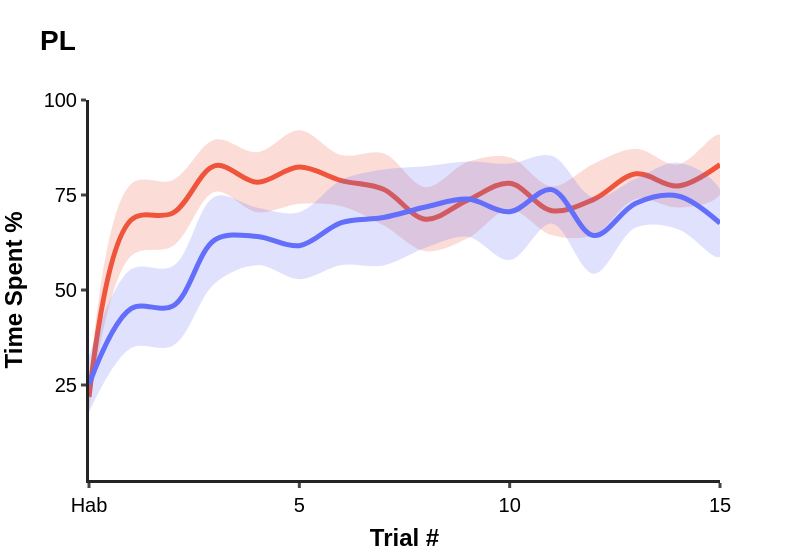
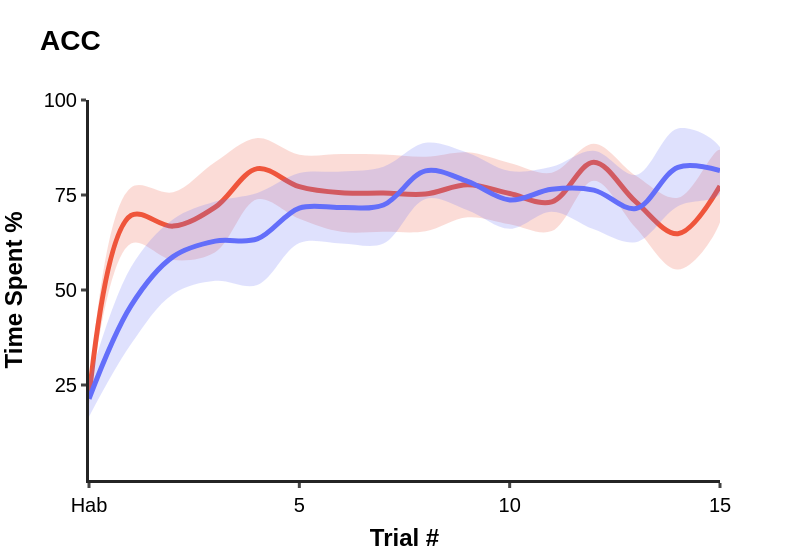

Notebook code for these charts, in order:
### Code cell
filtered = plot_df.filter(pl.col("Animal") == "Experimental")

for structure in ["PL", "ACC"]:
    fig = go.Figure()
    struct_df = filtered.filter(pl.col("Structure") == structure)

    for (i, condition), color in zip(enumerate(["C21", "SAL"]), ["#EF553B", "#636EFA"]):
        cond_df = struct_df.filter(pl.col("Condition") == condition)
        x = cond_df["CS"].to_list()
        y = cond_df["mean"].to_list()
        lower = cond_df["lower"].to_list()
        upper = cond_df["upper"].to_list()

        fig.add_trace(go.Scatter(
            x=x + x[::-1],
            y=upper + lower[::-1],
            fill="toself",
            fillcolor=color,
            line=dict(color="rgba(0,0,0,0)", shape="spline"),
            opacity=0.2,
            showlegend=False,
        ))
        fig.add_trace(go.Scatter(
            x=x,
            y=y,
            mode="lines",
            name=condition,
            line=dict(color=color, shape="spline", width=5),
        ))

    fig.update_layout(
        title=f"<b>{structure}</b>", 
        xaxis=dict(
            title="<b>Trial #</b>",
            tickvals=["Hab", 5, 10, 15], 
            ticktext=["Hab", "5", "10", "15"],
            linewidth=3,
            tickwidth=3,
        ),
        yaxis=dict(
            title="<b>Time Spent %</b>",
            tickvals=[25, 50, 75, 100], 
            ticktext=["25", "50", "75", "100"],
            range=[0, 100],
            linewidth=3,
            tickwidth=3,
        ), 
        template="simple_white", 
        font=dict(family="Arial", size=20, color="black"),
        width=800,
        showlegend=False
    )
    fig.show()
    fig.write_image(f"/mnt/Konrad/results/{structure}_freezing_Experimental.svg")

### Figure 1 — Plotly figure (JSON) as saved in the notebook; plotly's stock layout.template omitted (floating-point values rounded to 4 significant figures)
{"data": [{"fill": "toself", "fillcolor": "#EF553B", "line": {"color": "rgba(0,0,0,0)", "shape": "spline"}, "opacity": 0.2, "showlegend": false, "type": "scatter", "x": ["Hab", "1", "2", "3", "4", "5", "6", "7", "8", "9", "10", "11", "12", "13", "14", "15", "15", "14", "13", "12", "11", "10", "9", "8", "7", "6", "5", "4", "3", "2", "1", "Hab"], "y": [25.21, 77.92, 78.97, 89.6, 86.25, 92.04, 85.5, 85.98, 77.06, 83.7, 84.93, 77.26, 83.25, 87.18, 83.02, 90.84, 75.16, 71.69, 73.96, 64.47, 64.46, 71.21, 63.59, 60.23, 67.02, 72.07, 72.67, 70.46, 75.83, 61.6, 58.94, 18.55]}, {"line": {"color": "#EF553B", "shape": "spline", "width": 5}, "mode": "lines", "name": "C21", "type": "scatter", "x": ["Hab", "1", "2", "3", "4", "5", "6", "7", "8", "9", "10", "11", "12", "13", "14", "15"], "y": [21.88, 68.43, 70.29, 82.71, 78.36, 82.36, 78.79, 76.5, 68.64, 73.64, 78.07, 70.86, 73.86, 80.57, 77.36, 83]}, {"fill": "toself", "fillcolor": "#636EFA", "line": {"color": "rgba(0,0,0,0)", "shape": "spline"}, "opacity": 0.2, "showlegend": false, "type": "scatter", "x": ["Hab", "1", "2", "3", "4", "5", "6", "7", "8", "9", "10", "11", "12", "13", "14", "15", "15", "14", "13", "12", "11", "10", "9", "8", "7", "6", "5", "4", "3", "2", "1", "Hab"], "y": [32.54, 55.44, 56.29, 74.63, 71.62, 70.49, 78.93, 81.71, 82.58, 83.84, 83.3, 85.32, 74.38, 79.25, 83.49, 76.43, 58.74, 66.01, 66.42, 54.28, 67.51, 57.87, 64.0, 61.09, 56.45, 56.57, 52.84, 56.54, 51.87, 35.37, 34.72, 17.84]}, {"line": {"color": "#636EFA", "shape": "spline", "width": 5}, "mode": "lines", "name": "SAL", "type": "scatter", "x": ["Hab", "1", "2", "3", "4", "5", "6", "7", "8", "9", "10", "11", "12", "13", "14", "15"], "y": [25.19, 45.08, 45.83, 63.25, 64.08, 61.67, 67.75, 69.08, 71.83, 73.92, 70.58, 76.42, 64.33, 72.83, 74.75, 67.58]}], "layout": {"font": {"color": "black", "family": "Arial", "size": 20}, "showlegend": false, "title": {"text": "<b>PL</b>"}, "width": 800, "xaxis": {"linewidth": 3, "ticktext": ["Hab", "5", "10", "15"], "tickvals": ["Hab", 5, 10, 15], "tickwidth": 3, "title": {"text": "<b>Trial #</b>"}}, "yaxis": {"linewidth": 3, "range": [0, 100], "ticktext": ["25", "50", "75", "100"], "tickvals": [25, 50, 75, 100], "tickwidth": 3, "title": {"text": "<b>Time Spent %</b>"}}}}

### Figure 2 — Plotly figure (JSON) as saved in the notebook; plotly's stock layout.template omitted (floating-point values rounded to 4 significant figures)
{"data": [{"fill": "toself", "fillcolor": "#EF553B", "line": {"color": "rgba(0,0,0,0)", "shape": "spline"}, "opacity": 0.2, "showlegend": false, "type": "scatter", "x": ["Hab", "1", "2", "3", "4", "5", "6", "7", "8", "9", "10", "11", "12", "13", "14", "15", "15", "14", "13", "12", "11", "10", "9", "8", "7", "6", "5", "4", "3", "2", "1", "Hab"], "y": [23.57, 76.98, 75.72, 83.67, 90.02, 85.61, 85.81, 85.67, 85.07, 86.24, 83.44, 80.87, 88.48, 80.03, 74.25, 86.89, 67.86, 55.37, 66.34, 78.77, 65.5, 67.31, 69.13, 65.43, 65.33, 65.32, 68.76, 73.86, 59.96, 57.91, 62.24, 20.01]}, {"line": {"color": "#EF553B", "shape": "spline", "width": 5}, "mode": "lines", "name": "C21", "type": "scatter", "x": ["Hab", "1", "2", "3", "4", "5", "6", "7", "8", "9", "10", "11", "12", "13", "14", "15"], "y": [21.79, 69.61, 66.81, 71.81, 81.94, 77.19, 75.56, 75.5, 75.25, 77.69, 75.38, 73.19, 83.62, 73.19, 64.81, 77.38]}, {"fill": "toself", "fillcolor": "#636EFA", "line": {"color": "rgba(0,0,0,0)", "shape": "spline"}, "opacity": 0.2, "showlegend": false, "type": "scatter", "x": ["Hab", "1", "2", "3", "4", "5", "6", "7", "8", "9", "10", "11", "12", "13", "14", "15", "15", "14", "13", "12", "11", "10", "9", "8", "7", "6", "5", "4", "3", "2", "1", "Hab"], "y": [26.05, 56.04, 68.64, 73.29, 75.55, 80.78, 81.16, 82.47, 88.74, 86.15, 81.33, 82.41, 86.61, 80.26, 92.52, 87.54, 75.31, 72.06, 62.59, 65.96, 70.59, 66.1, 70.99, 73.97, 62.25, 62.27, 62.36, 51.31, 52.42, 48.94, 35.77, 16.66]}, {"line": {"color": "#636EFA", "shape": "spline", "width": 5}, "mode": "lines", "name": "SAL", "type": "scatter", "x": ["Hab", "1", "2", "3", "4", "5", "6", "7", "8", "9", "10", "11", "12", "13", "14", "15"], "y": [21.36, 45.91, 58.79, 62.86, 63.43, 71.57, 71.71, 72.36, 81.36, 78.57, 73.71, 76.5, 76.29, 71.43, 82.29, 81.43]}], "layout": {"font": {"color": "black", "family": "Arial", "size": 20}, "showlegend": false, "title": {"text": "<b>ACC</b>"}, "width": 800, "xaxis": {"linewidth": 3, "ticktext": ["Hab", "5", "10", "15"], "tickvals": ["Hab", 5, 10, 15], "tickwidth": 3, "title": {"text": "<b>Trial #</b>"}}, "yaxis": {"linewidth": 3, "range": [0, 100], "ticktext": ["25", "50", "75", "100"], "tickvals": [25, 50, 75, 100], "tickwidth": 3, "title": {"text": "<b>Time Spent %</b>"}}}}
